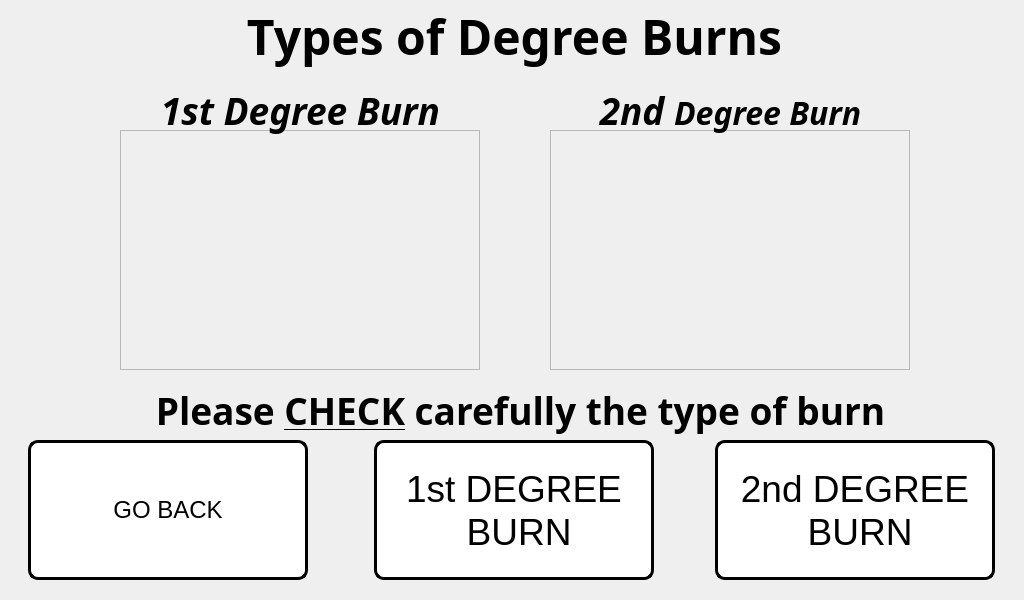
<?xml version="1.0" encoding="UTF-8"?>
<ui version="4.0">
 <class>step_4_window</class>
 <widget class="QMainWindow" name="step_4_window">
  <property name="geometry">
   <rect>
    <x>0</x>
    <y>0</y>
    <width>1024</width>
    <height>600</height>
   </rect>
  </property>
  <property name="minimumSize">
   <size>
    <width>1024</width>
    <height>600</height>
   </size>
  </property>
  <property name="maximumSize">
   <size>
    <width>1024</width>
    <height>600</height>
   </size>
  </property>
  <property name="windowTitle">
   <string>Types of Burns</string>
  </property>
  <widget class="QWidget" name="centralwidget">
   <widget class="QLabel" name="title_step_4">
    <property name="geometry">
     <rect>
      <x>9</x>
      <y>1</y>
      <width>1011</width>
      <height>71</height>
     </rect>
    </property>
    <property name="font">
     <font>
      <family>Unispace</family>
      <pointsize>18</pointsize>
      <weight>75</weight>
      <bold>true</bold>
     </font>
    </property>
    <property name="text">
     <string>&lt;html&gt;&lt;head/&gt;&lt;body&gt;&lt;p align=&quot;center&quot;&gt;&lt;span style=&quot; font-size:36pt;&quot;&gt;Types of Degree Burns&lt;/span&gt;&lt;/p&gt;&lt;/body&gt;&lt;/html&gt;</string>
    </property>
    <property name="alignment">
     <set>Qt::AlignCenter</set>
    </property>
   </widget>
   <widget class="QLabel" name="gif_player_label_4">
    <property name="geometry">
     <rect>
      <x>120</x>
      <y>130</y>
      <width>360</width>
      <height>240</height>
     </rect>
    </property>
    <property name="minimumSize">
     <size>
      <width>360</width>
      <height>240</height>
     </size>
    </property>
    <property name="maximumSize">
     <size>
      <width>360</width>
      <height>240</height>
     </size>
    </property>
    <property name="font">
     <font>
      <family>Unispace</family>
      <pointsize>16</pointsize>
      <weight>75</weight>
      <bold>true</bold>
     </font>
    </property>
    <property name="frameShape">
     <enum>QFrame::StyledPanel</enum>
    </property>
    <property name="lineWidth">
     <number>1</number>
    </property>
    <property name="text">
     <string/>
    </property>
    <property name="pixmap">
     <pixmap>../pictures/1st_degree_burn.png</pixmap>
    </property>
    <property name="alignment">
     <set>Qt::AlignCenter</set>
    </property>
   </widget>
   <widget class="QPushButton" name="second_degree_burn">
    <property name="geometry">
     <rect>
      <x>715</x>
      <y>440</y>
      <width>280</width>
      <height>140</height>
     </rect>
    </property>
    <property name="minimumSize">
     <size>
      <width>280</width>
      <height>140</height>
     </size>
    </property>
    <property name="maximumSize">
     <size>
      <width>280</width>
      <height>140</height>
     </size>
    </property>
    <property name="font">
     <font>
      <pointsize>28</pointsize>
     </font>
    </property>
    <property name="cursor">
     <cursorShape>PointingHandCursor</cursorShape>
    </property>
    <property name="styleSheet">
     <string notr="true">QPushButton:hover:!pressed
{
  background-color: rgb(195,30,60);
}

QPushButton
{
  background-color: white;
color: black;
border-style: outset;
border-width: 3px;
border-radius:10px;
border-color: black;
}</string>
    </property>
    <property name="text">
     <string>2nd DEGREE 
 BURN</string>
    </property>
   </widget>
   <widget class="QPushButton" name="go_back_injury_type_4">
    <property name="geometry">
     <rect>
      <x>28</x>
      <y>440</y>
      <width>280</width>
      <height>140</height>
     </rect>
    </property>
    <property name="minimumSize">
     <size>
      <width>280</width>
      <height>140</height>
     </size>
    </property>
    <property name="maximumSize">
     <size>
      <width>280</width>
      <height>140</height>
     </size>
    </property>
    <property name="font">
     <font>
      <pointsize>18</pointsize>
     </font>
    </property>
    <property name="styleSheet">
     <string notr="true">QPushButton:hover:!pressed
{
  background-color: rgb(195,30,60);
}

QPushButton
{
  background-color: white;
color: black;
border-style: outset;
border-width: 3px;
border-radius:10px;
border-color: black;
}</string>
    </property>
    <property name="text">
     <string>GO BACK</string>
    </property>
   </widget>
   <widget class="QLabel" name="gif_player_label_5">
    <property name="geometry">
     <rect>
      <x>550</x>
      <y>130</y>
      <width>360</width>
      <height>240</height>
     </rect>
    </property>
    <property name="minimumSize">
     <size>
      <width>360</width>
      <height>240</height>
     </size>
    </property>
    <property name="maximumSize">
     <size>
      <width>360</width>
      <height>240</height>
     </size>
    </property>
    <property name="font">
     <font>
      <family>Unispace</family>
      <pointsize>16</pointsize>
      <weight>75</weight>
      <bold>true</bold>
     </font>
    </property>
    <property name="frameShape">
     <enum>QFrame::StyledPanel</enum>
    </property>
    <property name="lineWidth">
     <number>1</number>
    </property>
    <property name="text">
     <string/>
    </property>
    <property name="pixmap">
     <pixmap>../pictures/2nd_degree_burn.png</pixmap>
    </property>
    <property name="alignment">
     <set>Qt::AlignCenter</set>
    </property>
   </widget>
   <widget class="QLabel" name="label">
    <property name="geometry">
     <rect>
      <x>0</x>
      <y>0</y>
      <width>1024</width>
      <height>600</height>
     </rect>
    </property>
    <property name="minimumSize">
     <size>
      <width>1024</width>
      <height>600</height>
     </size>
    </property>
    <property name="maximumSize">
     <size>
      <width>1024</width>
      <height>600</height>
     </size>
    </property>
    <property name="text">
     <string/>
    </property>
    <property name="pixmap">
     <pixmap>../pictures/program_pictures/main_wallpaper.png</pixmap>
    </property>
   </widget>
   <widget class="QPushButton" name="first_degree_burn">
    <property name="geometry">
     <rect>
      <x>374</x>
      <y>440</y>
      <width>280</width>
      <height>140</height>
     </rect>
    </property>
    <property name="minimumSize">
     <size>
      <width>280</width>
      <height>140</height>
     </size>
    </property>
    <property name="maximumSize">
     <size>
      <width>280</width>
      <height>140</height>
     </size>
    </property>
    <property name="font">
     <font>
      <pointsize>28</pointsize>
     </font>
    </property>
    <property name="cursor">
     <cursorShape>PointingHandCursor</cursorShape>
    </property>
    <property name="styleSheet">
     <string notr="true">QPushButton:hover:!pressed
{
  background-color: rgb(195,30,60);
}

QPushButton
{
  background-color: white;
color: black;
border-style: outset;
border-width: 3px;
border-radius:10px;
border-color: black;
}</string>
    </property>
    <property name="text">
     <string>1st DEGREE 
 BURN</string>
    </property>
   </widget>
   <widget class="QLabel" name="label_2">
    <property name="geometry">
     <rect>
      <x>100</x>
      <y>80</y>
      <width>401</width>
      <height>61</height>
     </rect>
    </property>
    <property name="font">
     <font>
      <family>Unispace</family>
      <pointsize>36</pointsize>
      <weight>75</weight>
      <bold>true</bold>
     </font>
    </property>
    <property name="text">
     <string>&lt;html&gt;&lt;head/&gt;&lt;body&gt;&lt;p align=&quot;center&quot;&gt;&lt;span style=&quot; font-size:28pt; font-style:italic;&quot;&gt;1st Degree Burn&lt;/span&gt;&lt;/p&gt;&lt;/body&gt;&lt;/html&gt;</string>
    </property>
   </widget>
   <widget class="QLabel" name="label_3">
    <property name="geometry">
     <rect>
      <x>530</x>
      <y>80</y>
      <width>401</width>
      <height>61</height>
     </rect>
    </property>
    <property name="font">
     <font>
      <family>Unispace</family>
      <pointsize>36</pointsize>
      <weight>75</weight>
      <bold>true</bold>
     </font>
    </property>
    <property name="text">
     <string>&lt;html&gt;&lt;head/&gt;&lt;body&gt;&lt;p align=&quot;center&quot;&gt;&lt;span style=&quot; font-size:28pt; font-style:italic;&quot;&gt;2nd &lt;/span&gt;&lt;span style=&quot; font-size:24pt; font-style:italic;&quot;&gt;Degree Burn&lt;/span&gt;&lt;/p&gt;&lt;/body&gt;&lt;/html&gt;</string>
    </property>
   </widget>
   <widget class="QLabel" name="label_4">
    <property name="geometry">
     <rect>
      <x>20</x>
      <y>380</y>
      <width>1001</width>
      <height>61</height>
     </rect>
    </property>
    <property name="font">
     <font>
      <family>Unispace</family>
      <pointsize>36</pointsize>
      <weight>75</weight>
      <bold>true</bold>
     </font>
    </property>
    <property name="text">
     <string>&lt;html&gt;&lt;head/&gt;&lt;body&gt;&lt;p align=&quot;center&quot;&gt;&lt;span style=&quot; font-size:28pt;&quot;&gt;Please &lt;/span&gt;&lt;span style=&quot; font-size:28pt; text-decoration: underline;&quot;&gt;CHECK&lt;/span&gt;&lt;span style=&quot; font-size:28pt;&quot;&gt; carefully the type of burn&lt;/span&gt;&lt;/p&gt;&lt;/body&gt;&lt;/html&gt;</string>
    </property>
   </widget>
   <zorder>label</zorder>
   <zorder>gif_player_label_5</zorder>
   <zorder>gif_player_label_4</zorder>
   <zorder>title_step_4</zorder>
   <zorder>label_2</zorder>
   <zorder>label_3</zorder>
   <zorder>label_4</zorder>
   <zorder>go_back_injury_type_4</zorder>
   <zorder>first_degree_burn</zorder>
   <zorder>second_degree_burn</zorder>
  </widget>
 </widget>
 <resources/>
 <connections/>
</ui>
